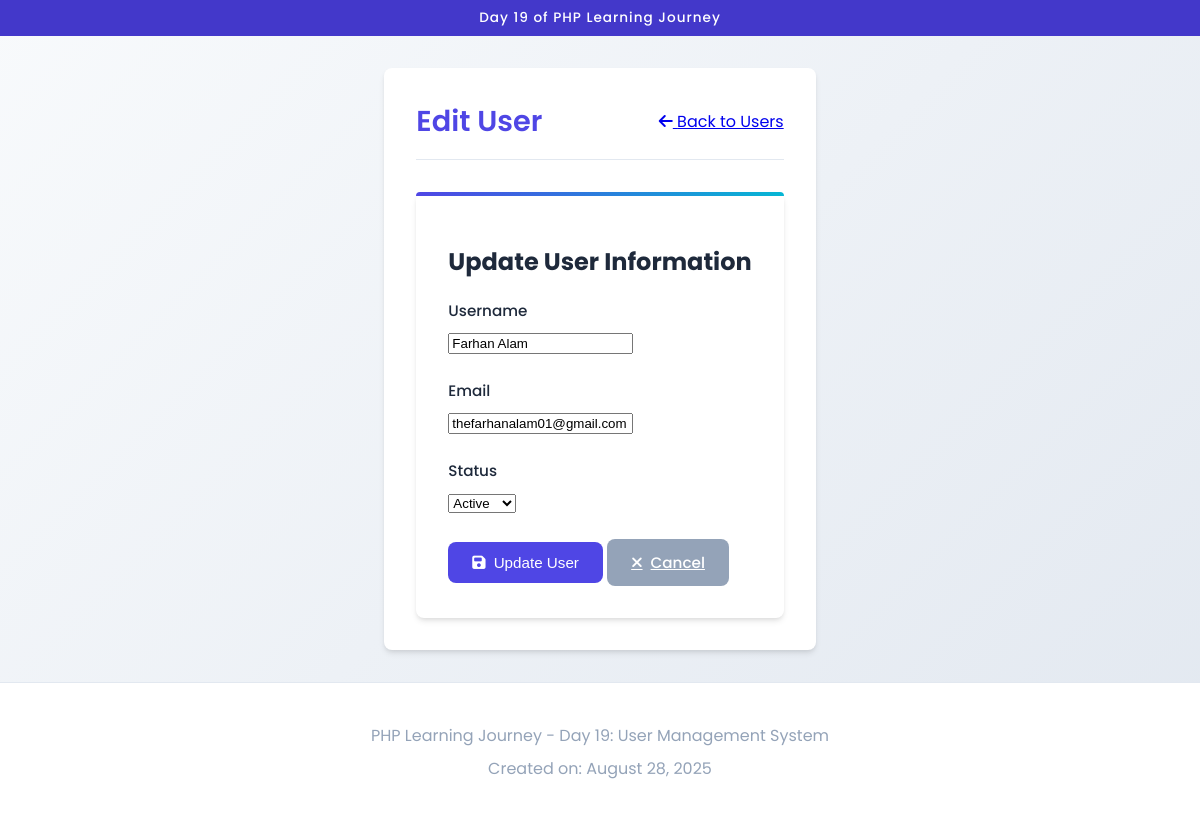
Page /Day_19/edit.php?id=2 on the committed database.
### tables this page shows
CREATE TABLE `users` (
  `id` int(11) NOT NULL,
  `username` varchar(100) NOT NULL,
  `email` varchar(100) NOT NULL,
  `password` varchar(16) NOT NULL,
  `status` int(11) NOT NULL DEFAULT 1
);

### Day_19/edit.php (the view, shortened to what this page needs)
<?php
    $conn = db();
    $user = [];
    if(isset($_GET['id'])) {
        $id = $_GET['id'];
        $stmt=$conn->prepare("SELECT * FROM `users` WHERE `id` = ?");
        $stmt->bind_param("i", $id);
        $stmt->execute();
        $result = $stmt->get_result();
        if($result->num_rows > 0) {
            $user = $result->fetch_assoc();
        } else {
            $error = "User not found.";
        }
    } else {
        $error = "No user ID provided.";
    }
?>
<!DOCTYPE html>
<html lang="en">
<head>
    <link rel="stylesheet" href="https://cdnjs.cloudflare.com/ajax/libs/font-awesome/6.4.0/css/all.min.css">
    <link rel="stylesheet" href="styles.css">
</head>
<body>
    <div class="day-indicator">Day 19 of PHP Learning Journey</div>
    <div class="container">
        <div class="page-header">
            <h1 class="page-title">Edit User</h1>
            <a href="index.php" class="back-link">
                <i class="fas fa-arrow-left"></i> Back to Users
            </a>
        </div>
        <div class="form-container">
            <h2 class="form-title">Update User Information</h2>
            <form method="post">
                <div class="form-group">
                    <label for="username">Username</label>
                    <input type="text" name="username" id="username" value="<?php echo isset($user['username']) ? htmlspecialchars($user['username']) : ''; ?>" required>
                </div>
                <div class="form-group">
                    <label for="email">Email</label>
                    <input type="email" name="email" id="email" value="<?php echo isset($user['email']) ? htmlspecialchars($user['email']) : ''; ?>" required>
                </div>
                <div class="form-group">
                    <label for="status">Status</label>
                    <select name="status" id="status" required>
                        <option value="1" <?php if(isset($user['status']) && $user['status'] == 1) echo 'selected'; ?>>Active</option>
                    </select>
                </div>
                <div class="form-actions">
                    <button type="submit" name="update" class="btn btn-primary">
                        <i class="fas fa-save"></i> Update User
                    </button>
                    <a href="index.php" class="btn btn-secondary">
                        <i class="fas fa-times"></i> Cancel
                    </a>
                </div>
            </form>
        </div>
    </div>
    <footer class="footer">
        <p>PHP Learning Journey - Day 19: User Management System</p>
        <p>Created on: <?= date("F j, Y") ?></p>
    </footer>
</body>
</html>

### Day_19/styles.css (style rules this page uses)
:root { --primary: #4f46e5; --primary-dark: #4338ca; --primary-hover: #4338ca; --primary-light: rgba(79, 70, 229, 0.1); --secondary: #06b6d4; --dark: #1e293b; --light: #f8fafc; --white: #ffffff; --gray: #94a3b8; --success: #22c55e; --success-light: rgba(34, 197, 94, 0.1); --info: #3b82f6; --warning: #f59e0b; --error: #ef4444; --error-light: rgba(239, 68, 68, 0.1); --border-radius: 8px; --box-shadow: 0 4px 6px -1px rgba(0, 0, 0, 0.1), 0 2px 4px -1px rgba(0, 0, 0, 0.06); --transition: all 0.3s cubic-bezier(0.4, 0, 0.2, 1); }
body { font-family: 'Poppins', sans-serif; background: linear-gradient(135deg, var(--light) 0%, #e2e8f0 100%); color: var(--dark); margin: 0; padding: 0; min-height: 100vh; display: flex; flex-direction: column; }
.container { max-width: 1200px; margin: 2rem auto; padding: 2rem; background-color: var(--white); border-radius: var(--border-radius); box-shadow: var(--box-shadow); }
.form-container { position: relative; background: var(--white); border-radius: var(--border-radius); padding: 2rem; margin-bottom: 2rem; box-shadow: var(--box-shadow); }
.form-container::before { content: ''; position: absolute; top: 0; left: 0; right: 0; height: 4px; background: linear-gradient(to right, var(--primary), var(--secondary)); border-radius: var(--border-radius) var(--border-radius) 0 0; }
.form-group { margin-bottom: 1.5rem; }
.form-group label { display: block; margin-bottom: 0.5rem; color: var(--dark); font-weight: 500; font-size: 0.95rem; }
.btn { display: inline-flex; align-items: center; gap: 0.5rem; padding: 0.75rem 1.5rem; border-radius: var(--border-radius); font-weight: 500; cursor: pointer; transition: var(--transition); border: none; font-size: 0.95rem; }
.btn-primary { background-color: var(--primary); color: var(--white); }
.btn-secondary { background-color: var(--gray); color: var(--white); }
.footer { margin-top: auto; padding: 2rem; text-align: center; background-color: var(--white); border-top: 1px solid #e2e8f0; }
.footer p { color: var(--gray); margin: 0.5rem 0; }
.page-header { display: flex; justify-content: space-between; align-items: center; margin-bottom: 2rem; border-bottom: 1px solid #e2e8f0; padding-bottom: 1rem; }
.page-title { color: var(--primary); font-size: 1.8rem; font-weight: 600; margin: 0; display: flex; align-items: center; gap: 0.5rem; }
.day-indicator { background-color: var(--primary-dark); color: var(--white); text-align: center; padding: 8px; font-weight: 500; font-size: 0.85rem; letter-spacing: 1px; }

### Day_19/edit.php (style rules this page uses)
.form-container { max-width: 600px; margin: 0 auto; }

### rows in the picture
users: username "Farhan Alam", email "thefarhanalam01@gmail.com", status "Active"
